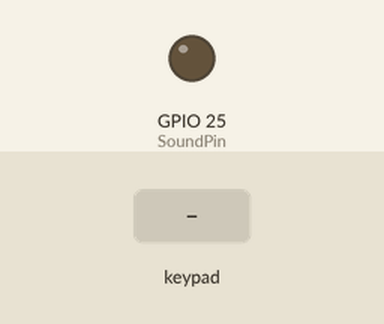
A sketch run on a simulated ESP32. Parts: output pins drawn as LEDs (lit = HIGH). The test bench sets the inputs (shaded band).

Above: at 1.2 s.
1.3 s: key '1' pressed
At 1.49 s:
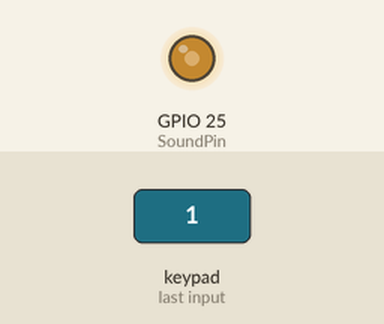
3.0 s: keypad keys 1 8 5 1 0 9 pressed 0.4 s apart
6.9 s: key '4' pressed
At 7.8 s:
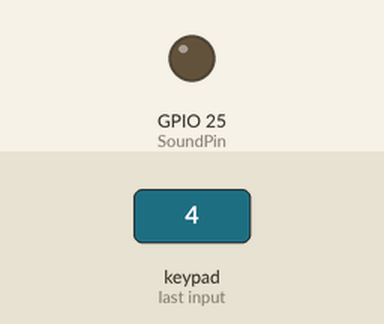
Timing chart, 0 to 9.9 s (numbered marks = the images above; inputs shaded):
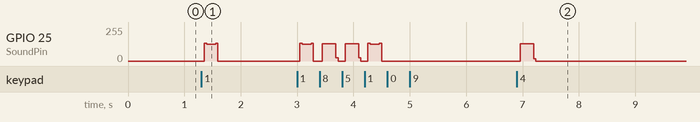

The sketch:

ESP32_KeypadSound001.ino
```cpp
#include "Keypad.h"
#define ROWS 4
#define COLS 4
#define SoundPin 25  // Piezo-Pin
#define Duration 250 // Tonlänge

char keys[ROWS][COLS] =
{
  {'1', '2', '3', '4'},
  {'5', '6', '7', '8'},
  {'9', '0', 'a', 'b'},
  {'c', 'd', 'e', 'f'}
};

byte rowPins[] = {18,  5, 10,  9}; // Row1, Row2, Row3, Row4
byte colPins[] = {23, 19, 22, 21}; // Col1, Col2, Col3, Col4
int tones[] = {1915, 1700, 1519, 1432, 1275, 1136, 1014, 956};

Keypad myKeypad = Keypad(makeKeymap(keys), rowPins, colPins, ROWS, COLS);

void setup() {
  pinMode(SoundPin, OUTPUT);
}

void loop() {
  char keyPressed = myKeypad.getKey();
  if(keyPressed != NO_KEY) {
    int keyValue = (int)keyPressed -49; // ASCI -> Wert minus 49
    if((keyValue >=0) && (keyValue < 8)) makeSound(tones[keyValue], Duration);
  }
}

void makeSound(int t, int d) {
  for (long i = 0; i < d * 1000L; i += t * 2) {
    digitalWrite(SoundPin, HIGH);
    delayMicroseconds(t);
    digitalWrite(SoundPin, LOW);
    delayMicroseconds(t);
  }
}
```

Measured:
- after the input at 1.3 s, GPIO 25 (SoundPin): 0/255 → 124/255 after 0.05 s, → 0/255 0.20 s later
- after the input at 6.9 s, GPIO 25 (SoundPin): 0/255 → 128/255 after 0.06 s, → 0/255 0.24 s later
